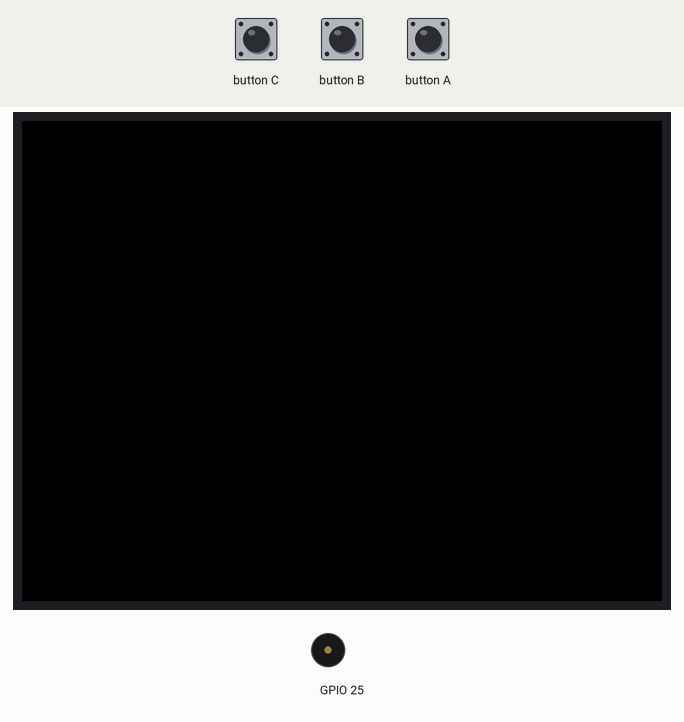
The sketch below on a simulated ESP32. Shown: 320×240 colour display, buzzer (waves = sounding). The inputs (shaded band) are chosen by the test bench.

Above: at 1.3 s.
1.4 s: button A pressed for 0.15 s
At 1.59 s:
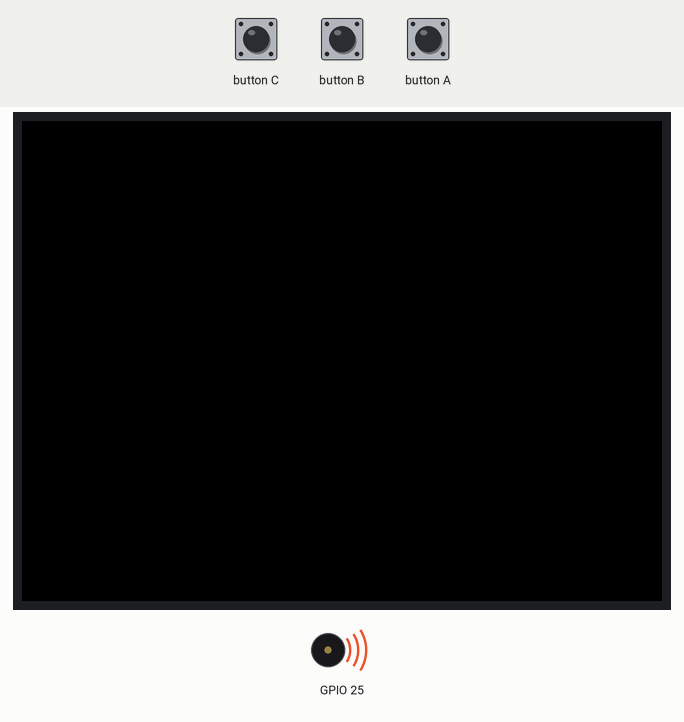
Timing chart, 0 to 8.1 s (numbered marks = the images above; inputs shaded):
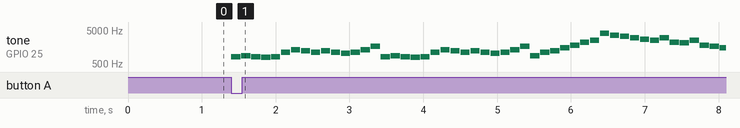

The sketch:

lab4_1.ino
```cpp
#include <M5Stack.h>
#define C 262 * 2
#define D 294 * 2
#define E 330 * 2
#define F 349 * 2
#define G 392 * 2
#define A 440 * 2
#define B 494 * 2
#define Cs 277 * 2
#define Ds 311 * 2
#define Fs 370 * 2
#define Gs 415 * 2
#define As 466 * 2
const int melody[] = {Gs,A,Gs,G,Gs,Cs*2,E*2,Ds*2,Cs*2,Ds*2,Cs*2,C*2,Cs*2,E*2,Gs*2,Gs,A,Gs,G,Gs,Cs*2,E*2,Ds*2,Cs*2,Ds*2,Cs*2,C*2,Cs*2,E*2,Gs*2,A,Cs*2,Ds*2,Fs*2,A*2,Cs*4,Ds*4,B*4,A*4,Gs*4,Fs*4,E*4,Ds*4,Fs*4,Cs*4,C*4,Ds*4,A*2,Gs*2,Fs*2,A*2,E*2,Ds*2,Fs*2,Cs*2,C*2,Ds*2,A,Gs,B,A,Gs,A,Gs,G,Gs,Cs*2,E*2,Ds*2,Cs*2,Ds*2,Cs*2,C*2,Cs*2,E*2,Gs*2,Gs,A,Gs,G,Gs,Cs*2,E*2,Ds*2,Cs*2,Ds*2,Cs*2,C*2,Cs*2,E*2,Gs*2,0,Ds*2,E*2,Ds*2,D*2,Ds*2,B*2,As*2,Gs*2,G*2,E*4,Ds*4,Cs*4,B*2,As*2,Gs*2,G*2};
const int factors[] = { 6, 6, 6, 6, 6, 6, 6, 6, 6, 6, 6, 6, 6, 6, 6, 6, 6, 6, 6, 6, 6, 6, 6, 6, 6, 6, 6, 6, 6, 6, 6, 6, 6, 6, 6, 6, 6, 6, 6, 6, 6, 6, 6, 6, 6, 6, 6, 6, 6, 6, 6, 6, 6, 6, 6, 6, 6, 6, 6, 6, 6, 6, 6, 6, 6, 6, 6, 6, 6, 6, 6, 6, 6, 6, 6, 6, 6, 6, 6, 6, 6, 6, 6, 6, 6, 6, 6, 6, 6, 6, 6, 6, 6, 6, 6, 6, 6, 6, 6, 6, 6, 6, 6, 6, 6, 6, 6, 6,  };
const int base_delay = 1000;  // 1 second
int total_notes = sizeof(melody) / sizeof(melody[0]);
void setup() {
  M5.begin();
  M5.Speaker.setVolume(8);  // 0-11 (loudest)
}
void loop() {
  M5.update();
  if (M5.BtnA.wasPressed()) {
    for (int i = 0; i < total_notes; i++) {
      int wait = 1000 / 8;  //factors[i];
      M5.Speaker.tone(melody[i]);
      delay(wait);
      M5.Speaker.mute();
      delay(10);
    }
  }
  // pause for 2 second
}
```

Measured:
- after the input at 1.4 s, tone on GPIO 25: plays 830 Hz for 0.13 s, 880 Hz for 0.13 s, 830 Hz for 0.13 s, 784 Hz for 0.13 s, 830 Hz for 0.13 s, 1108 Hz for 0.13 s … (50 notes in this stretch), starting at once
